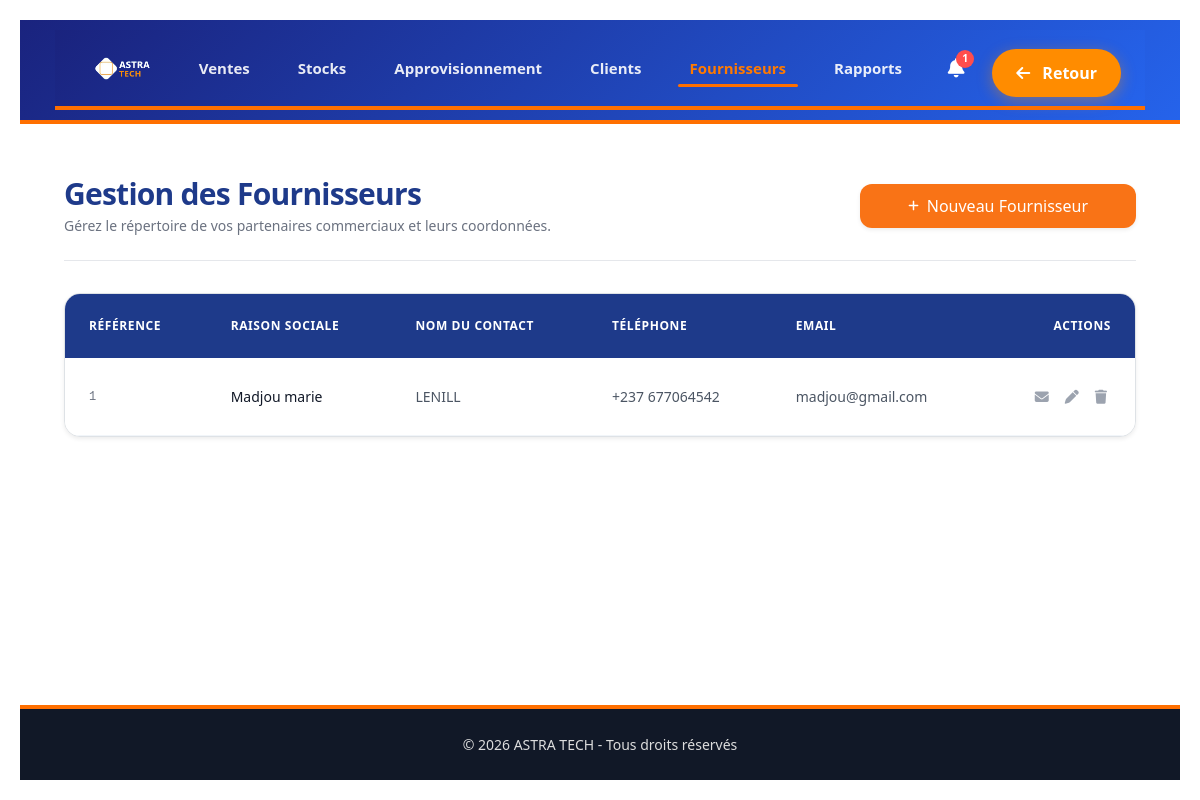
Page /fournisseurs/ (signed in) on the earlier database version.
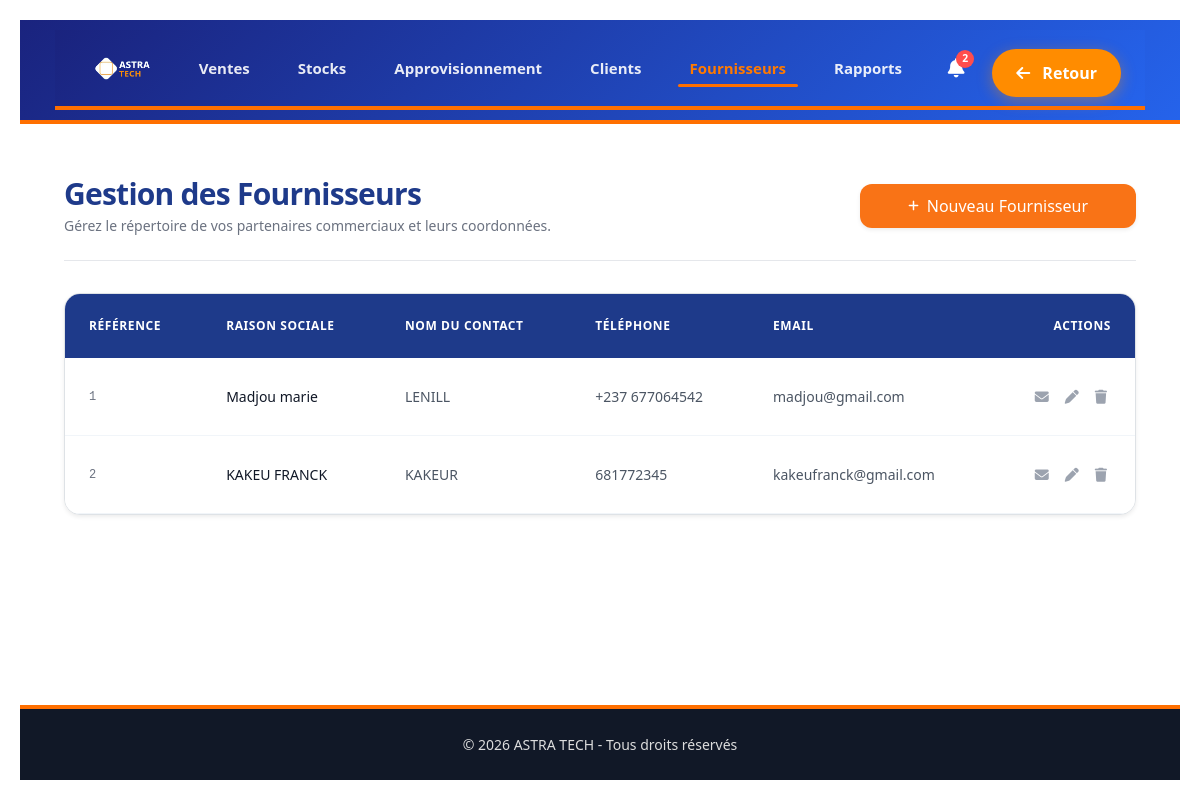
Same page on the later database version.
### astra/models.py (models this page shows, shortened)
class Fournisseur(models.Model):
    nom = models.CharField(
        max_length=255
    )
    contact = models.CharField(
        max_length=255,
        blank=True
    )
    telephone = models.CharField(
        max_length=50,
        blank=True
    )
    email = models.EmailField(
        blank=True, null=True
    )
    is_active = models.BooleanField(
        default=True
    )

### astra/views.py (the view, shortened to what this page needs)
# urls.py: path("fournisseurs/", views.fournisseurs, name="fournisseurs"),
@verifier_acces_strict
def fournisseurs(request):
    liste_fournisseurs = Fournisseur.objects.filter(is_active=True)
    context = {
        'fournisseurs': liste_fournisseurs,
    }
    return render(request, 'astra/fournisseurs.html', context)

### astra/views.py (called while the page is built, shortened)
def verifier_acces_strict(view_func):
    @wraps(view_func)
    def wrapper(request, *args, **kwargs):
        is_logged = request.user.is_authenticated or request.session.get('connecte')
        return view_func(request, *args, **kwargs)
    return wrapper

### astra/Templates/astra/fournisseurs.html (shortened to what the changed rows need)
{% extends "base.html" %}
{% load static %}
{% block css %}
<link rel="stylesheet" href="{% static 'css/fournisseurs.css' %}">
<script src="https://cdn.tailwindcss.com"></script>
<link rel="stylesheet" href="https://cdnjs.cloudflare.com/ajax/libs/font-awesome/6.4.0/css/all.min.css">
{% endblock %}
{% block content %}
<div class="max-w-7xl mx-auto px-4 sm:px-6 lg:px-8 py-8">
    <div class="flex flex-col sm:flex-row sm:items-center sm:justify-between gap-4 mb-8 pb-6 border-b border-gray-200">
        <div>
            <h1 class="text-3xl font-extrabold text-blue-900 tracking-tight">
                Gestion des Fournisseurs
            </h1>
        </div>
    </div>
    <div class="bg-white rounded-2xl shadow-sm border border-gray-200 overflow-hidden">
        <div class="overflow-x-auto">
            <table class="w-full text-left border-collapse">
                <thead class="bg-blue-900 text-white">
                    <tr>
                        <th scope="col" class="px-6 py-4 text-xs font-semibold uppercase tracking-wider">Référence</th>
                        <th scope="col" class="px-6 py-4 text-xs font-semibold uppercase tracking-wider">Raison Sociale</th>
                        <th scope="col" class="px-6 py-4 text-xs font-semibold uppercase tracking-wider">Nom du Contact</th>
                        <th scope="col" class="px-6 py-4 text-xs font-semibold uppercase tracking-wider">Téléphone</th>
                        <th scope="col" class="px-6 py-4 text-xs font-semibold uppercase tracking-wider">Email</th>
                        <th scope="col" class="px-6 py-4 text-xs font-semibold uppercase tracking-wider text-right">Actions</th>
                    </tr>
                </thead>
                <tbody id="suppliersTableBody" class="divide-y divide-gray-200 bg-white">
                    {% if fournisseurs %}
                        {% for f in fournisseurs %}
                        <tr class="hover:bg-gray-50 transition duration-150">
                            <td class="px-6 py-4 text-xs font-mono text-gray-500">{{ f.reference|default:f.id }}</td>
                            <td class="px-6 py-4 text-sm font-medium text-gray-900">{{ f.nom }}</td>
                            <td class="px-6 py-4 text-sm text-gray-600">{{ f.contact|default:"N/A" }}</td>
                            <td class="px-6 py-4 text-sm text-gray-600">{{ f.telephone|default:"N/A" }}</td>
                            <td class="px-6 py-4 text-sm text-gray-600">{{ f.email|default:"N/A" }}</td>
                            <td class="px-6 py-4 text-sm text-right">
                                <div class="flex items-center justify-end space-x-2">
                                    <button type="button" class="text-gray-400 hover:text-blue-600 p-1 transition"
                                            onclick="ouvrirModalEmail('{{ f.id }}', '{{ f.nom|escapejs }}', '{{ f.email|default:"" }}')"
                                            title="Envoyer un e-mail">
                                        <i class="fas fa-envelope text-sm"></i>
                                    </button>
                                    <button class="edit-btn text-gray-400 hover:text-blue-600 p-1 transition"
                                            data-id="{{ f.id }}"
                                            data-nom="{{ f.nom }}"
                                            data-contact="{{ f.contact }}"
                                            data-telephone="{{ f.telephone }}"
                                            data-email="{{ f.email }}"
                                            title="Modifier">
                                        <i class="fas fa-pen text-sm"></i>
                                    </button>
                                    <button class="delete-btn text-gray-400 hover:text-red-600 p-1 transition"
                                            data-id="{{ f.id }}"
                                            data-url="{% url 'astra:supprimer_fournisseur' f.id %}"
                                            title="Supprimer">
                                        <i class="fas fa-trash text-sm"></i>
                                    </button>
                                </div>
                            </td>
                        </tr>
                        {% endfor %}
                    {% endif %}
                </tbody>
            </table>
        </div>
    </div>
</div>
{% endblock %}

Differences in the rows shown:
added Fournisseur: reference "2", nom "KAKEU FRANCK", contact "KAKEUR", telephone "681772345", email "kakeufranck@gmail.com"
Other differences:
{{ stock_bas }}: "1" → "2"
